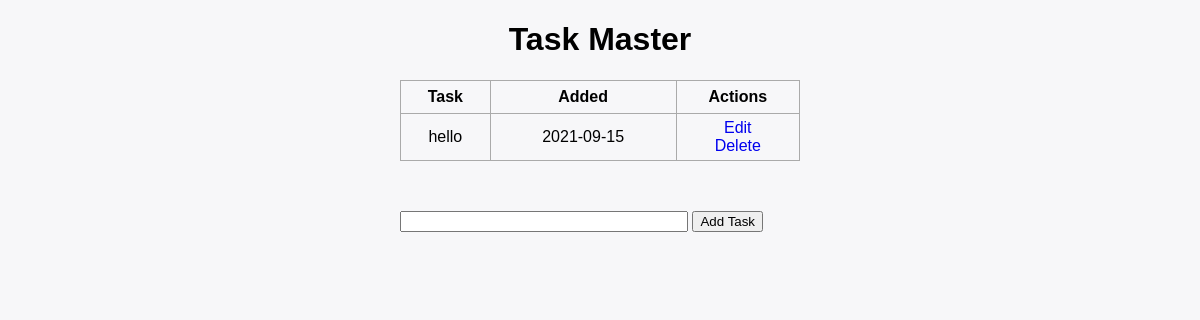
Before: / with the older database file.
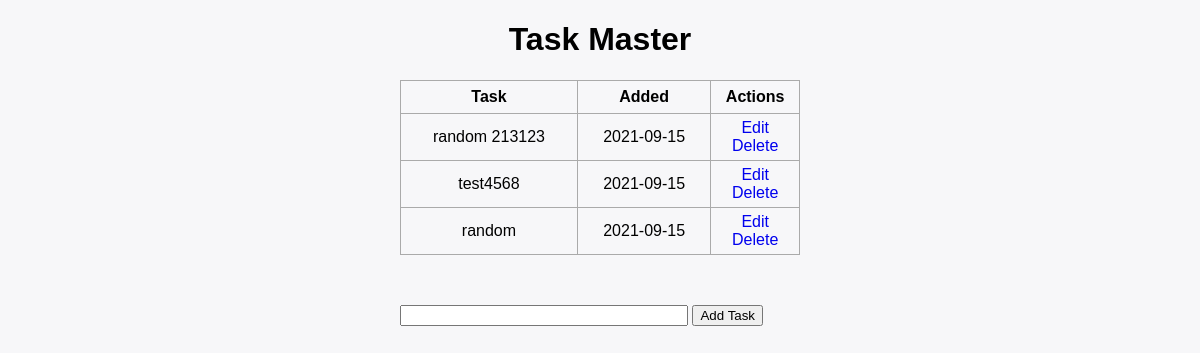
After: the same page with the newer database file.
### app.py (models this page shows, shortened)
class Todo(db.Model):
    id = db.Column(db.Integer, primary_key=True)
    content = db.Column(db.String(200), nullable=False)
    date_created = db.Column(db.DateTime, default=datetime.utcnow)

### app.py (the view)
@app.route('/', methods=['GET', 'POST'])
def index():
    if request.method == 'POST':
        task_content = request.form['content']
        if not task_content:
            flash('You must enter some content!')
            return redirect(url_for('index'))
        new_task = Todo(content=task_content)
        try:
            db.session.add(new_task)
            db.session.commit()
            flash('Your task has been added!')
            return redirect(url_for('index'))
        except:
            db.session.rollback()
            flash('There was an issue adding your task')
            return redirect(url_for('index'))
    else:
        tasks = Todo.query.order_by(Todo.date_created.desc()).all()
        return render_template('index.html', tasks=tasks)

### templates/index.html (shortened to what this page needs)
{% extends 'base.html' %}
{% block body %}
<div class="content">
    <h1 style="text-align: center;">Task Master</h1>
    {% if tasks|length < 1 %}
    <h4 style="text-align: center;">No tasks found</h4>
    {% else %}
    <table style="margin-bottom: 50px;">
        <tr>
            <th>Task</th>
            <th>Added</th>
            <th>Actions</th>
        </tr>
            {% for task in tasks %}
                <tr>
                    <td>{{ task.content }}</td>
                    <td>{{ task.date_created.date() }}</td>
                    <td>
                        <a href="/update/{{task.id}}">Edit</a>
                        <br>
                        <a href="/delete/{{task.id}}">Delete</a>
                    </td>
                </tr>
            {% endfor %}
    </table>
    {% endif %}
    <form action="/" method="POST">
        <input type="text" name="content" id="content">
        <input type="submit" value="Add Task">
    </form>
</div>
{% endblock %}

### templates/base.html (shortened to what this page needs)
<!DOCTYPE html>
<html lang="en">
<head>
    <link rel="stylesheet" href="{{ url_for('static', filename='css/main.css') }}">
</head>
<body>
    {% block body %}{% endblock %}
</body>
</html>

### static/css/main.css (style rules this page uses)
body, html { margin: 0; font-family: sans-serif; background-color: #f7f7f9; }
.content { margin: 0 auto; width: 400px; }
table, td, th { border: 1px solid #aaa; }
table { border-collapse: collapse; width: 100%; }
th { height: 30px; }
td { text-align: center; padding: 5px; }
#content { width: 70%; }
a { text-decoration: none; }

Changed rows visible on the page:
removed Todo: content "hello", date_created "2021-09-15"
added Todo: content "random 213123", date_created "2021-09-15"
added Todo: content "test4568", date_created "2021-09-15"
added Todo: content "random", date_created "2021-09-15"
